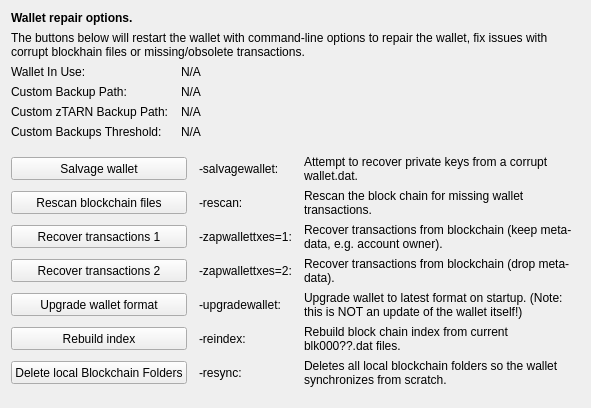
     <widget class="QWidget" name="tab_repair">
      <attribute name="title">
       <string>&amp;Wallet Repair</string>
      </attribute>
      <layout class="QGridLayout" name="gridLayout_4" columnstretch="0,0,0,0">
       <property name="horizontalSpacing">
        <number>12</number>
       </property>
       <item row="0" column="0" colspan="4">
        <widget class="QLabel" name="label_repair_header">
         <property name="font">
          <font>
           <weight>75</weight>
           <bold>true</bold>
          </font>
         </property>
         <property name="text">
          <string>Wallet repair options.</string>
         </property>
        </widget>
       </item>
       <item row="1" column="0" colspan="4">
        <widget class="QLabel" name="label_repair_helptext">
         <property name="font">
          <font>
           <weight>50</weight>
           <bold>false</bold>
          </font>
         </property>
         <property name="text">
          <string>The buttons below will restart the wallet with command-line options to repair the wallet, fix issues with corrupt blockhain files or missing/obsolete transactions.</string>
         </property>
         <property name="wordWrap">
          <bool>true</bool>
         </property>
        </widget>
       </item>
       <item row="2" column="0">
        <widget class="QLabel" name="wallet_path_label">
         <property name="text">
          <string>Wallet In Use:</string>
         </property>
        </widget>
       </item>
       <item row="2" column="1" colspan="3">
        <widget class="QLabel" name="wallet_path">
         <property name="cursor">
          <cursorShape>IBeamCursor</cursorShape>
         </property>
         <property name="text">
          <string>N/A</string>
         </property>
         <property name="textFormat">
          <enum>Qt::PlainText</enum>
         </property>
         <property name="textInteractionFlags">
          <set>Qt::LinksAccessibleByMouse|Qt::TextSelectableByKeyboard|Qt::TextSelectableByMouse</set>
         </property>
        </widget>
       </item>
       <item row="3" column="0">
        <widget class="QLabel" name="wallet_custombackuppath_label">
         <property name="visible">
          <bool>false</bool>
         </property>
         <property name="text">
          <string>Custom Backup Path:</string>
         </property>
        </widget>
       </item>
       <item row="3" column="1" colspan="3">
        <widget class="QLabel" name="wallet_custombackuppath">
         <property name="cursor">
          <cursorShape>IBeamCursor</cursorShape>
         </property>
         <property name="visible">
          <bool>false</bool>
         </property>
         <property name="text">
          <string>N/A</string>
         </property>
         <property name="textFormat">
          <enum>Qt::PlainText</enum>
         </property>
         <property name="textInteractionFlags">
          <set>Qt::LinksAccessibleByMouse|Qt::TextSelectableByKeyboard|Qt::TextSelectableByMouse</set>
         </property>
        </widget>
       </item>
       <item row="4" column="0">
        <widget class="QLabel" name="wallet_customztarnbackuppath_label">
         <property name="visible">
          <bool>false</bool>
         </property>
         <property name="text">
          <string>Custom zTARN Backup Path:</string>
         </property>
        </widget>
       </item>
       <item row="4" column="1" colspan="3">
        <widget class="QLabel" name="wallet_customztarnbackuppath">
         <property name="cursor">
          <cursorShape>IBeamCursor</cursorShape>
         </property>
         <property name="visible">
          <bool>false</bool>
         </property>
         <property name="text">
          <string>N/A</string>
         </property>
         <property name="textFormat">
          <enum>Qt::PlainText</enum>
         </property>
         <property name="textInteractionFlags">
          <set>Qt::LinksAccessibleByMouse|Qt::TextSelectableByKeyboard|Qt::TextSelectableByMouse</set>
         </property>
        </widget>
       </item>
       <item row="5" column="0">
        <widget class="QLabel" name="wallet_custombackupthreshold_label">
         <property name="visible">
          <bool>false</bool>
         </property>
         <property name="text">
          <string>Custom Backups Threshold:</string>
         </property>
        </widget>
       </item>
       <item row="5" column="1" colspan="3">
        <widget class="QLabel" name="wallet_custombackupthreshold">
         <property name="cursor">
          <cursorShape>IBeamCursor</cursorShape>
         </property>
         <property name="visible">
          <bool>false</bool>
         </property>
         <property name="text">
          <string>N/A</string>
         </property>
         <property name="textFormat">
          <enum>Qt::PlainText</enum>
         </property>
         <property name="textInteractionFlags">
          <set>Qt::LinksAccessibleByMouse|Qt::TextSelectableByKeyboard|Qt::TextSelectableByMouse</set>
         </property>
        </widget>
       </item>
       <item row="6" column="0">
        <spacer name="verticalSpacer_repair1">
         <property name="orientation">
          <enum>Qt::Vertical</enum>
         </property>
         <property name="sizeHint" stdset="0">
          <size>
           <width>10</width>
           <height>10</height>
          </size>
         </property>
        </spacer>
       </item>
       <item row="7" column="0" colspan="2">
        <widget class="QPushButton" name="btn_salvagewallet">
         <property name="minimumSize">
          <size>
           <width>100</width>
           <height>23</height>
          </size>
         </property>
         <property name="text">
          <string>Salvage wallet</string>
         </property>
        </widget>
       </item>
       <item row="7" column="2">
        <widget class="QLabel" name="label_repair_salvage_command">
         <property name="text">
          <string notr="true">-salvagewallet:</string>
         </property>
        </widget>
       </item>
       <item row="7" column="3">
        <widget class="QLabel" name="label_repair_salvage">
         <property name="text">
          <string>Attempt to recover private keys from a corrupt wallet.dat.</string>
         </property>
         <property name="wordWrap">
          <bool>true</bool>
         </property>
        </widget>
       </item>
       <item row="8" column="0" colspan="2">
        <widget class="QPushButton" name="btn_rescan">
         <property name="minimumSize">
          <size>
           <width>100</width>
           <height>23</height>
          </size>
         </property>
         <property name="text">
          <string>Rescan blockchain files</string>
         </property>
        </widget>
       </item>
       <item row="8" column="2">
        <widget class="QLabel" name="label_repair_rescan_command">
         <property name="text">
          <string notr="true">-rescan:</string>
         </property>
        </widget>
       </item>
       <item row="8" column="3">
        <widget class="QLabel" name="label_repair_rescan">
         <property name="text">
          <string>Rescan the block chain for missing wallet transactions.</string>
         </property>
         <property name="wordWrap">
          <bool>true</bool>
         </property>
        </widget>
       </item>
       <item row="9" column="0" colspan="2">
        <widget class="QPushButton" name="btn_zapwallettxes1">
         <property name="minimumSize">
          <size>
           <width>100</width>
           <height>23</height>
          </size>
         </property>
         <property name="text">
          <string>Recover transactions 1</string>
         </property>
        </widget>
       </item>
       <item row="9" column="2">
        <widget class="QLabel" name="label_repair_zap1_command">
         <property name="text">
          <string notr="true">-zapwallettxes=1:</string>
         </property>
        </widget>
       </item>
       <item row="9" column="3">
        <widget class="QLabel" name="label_repair_zap1">
         <property name="text">
          <string>Recover transactions from blockchain (keep meta-data, e.g. account owner).</string>
         </property>
         <property name="wordWrap">
          <bool>true</bool>
         </property>
        </widget>
       </item>
       <item row="10" column="0" colspan="2">
        <widget class="QPushButton" name="btn_zapwallettxes2">
         <property name="minimumSize">
          <size>
           <width>100</width>
           <height>23</height>
          </size>
         </property>
         <property name="text">
          <string>Recover transactions 2</string>
         </property>
        </widget>
       </item>
       <item row="10" column="2">
        <widget class="QLabel" name="label_repair_zap2_command">
         <property name="text">
          <string notr="true">-zapwallettxes=2:</string>
         </property>
        </widget>
       </item>
       <item row="10" column="3">
        <widget class="QLabel" name="label_repair_zap2">
         <property name="text">
          <string>Recover transactions from blockchain (drop meta-data).</string>
         </property>
         <property name="wordWrap">
          <bool>true</bool>
         </property>
        </widget>
       </item>
       <item row="11" column="0" colspan="2">
        <widget class="QPushButton" name="btn_upgradewallet">
         <property name="minimumSize">
          <size>
           <width>100</width>
           <height>23</height>
          </size>
         </property>
         <property name="text">
          <string>Upgrade wallet format</string>
         </property>
        </widget>
       </item>
       <item row="11" column="2">
        <widget class="QLabel" name="label_repair_upgrade_command">
         <property name="text">
          <string notr="true">-upgradewallet:</string>
         </property>
        </widget>
       </item>
       <item row="11" column="3">
        <widget class="QLabel" name="label_repair_upgrade">
         <property name="text">
          <string>Upgrade wallet to latest format on startup. (Note: this is NOT an update of the wallet itself!)</string>
         </property>
         <property name="wordWrap">
          <bool>true</bool>
         </property>
        </widget>
       </item>
       <item row="12" column="0" colspan="2">
        <widget class="QPushButton" name="btn_reindex">
         <property name="minimumSize">
          <size>
           <width>100</width>
           <height>23</height>
          </size>
         </property>
         <property name="text">
          <string>Rebuild index</string>
         </property>
        </widget>
       </item>
       <item row="12" column="2">
        <widget class="QLabel" name="label_repair_reindex_command">
         <property name="text">
          <string notr="true">-reindex:</string>
         </property>
        </widget>
       </item>
       <item row="12" column="3">
        <widget class="QLabel" name="label_repair_reindex">
         <property name="text">
          <string>Rebuild block chain index from current blk000??.dat files.</string>
         </property>
         <property name="wordWrap">
          <bool>true</bool>
         </property>
        </widget>
       </item>
       <item row="13" column="0" colspan="2">
        <widget class="QPushButton" name="btn_resync">
         <property name="minimumSize">
          <size>
           <width>100</width>
           <height>23</height>
          </size>
         </property>
         <property name="text">
          <string>Delete local Blockchain Folders</string>
         </property>
        </widget>
       </item>
       <item row="13" column="2">
        <widget class="QLabel" name="label_repair_resync_command">
         <property name="text">
          <string>-resync:</string>
         </property>
        </widget>
       </item>
       <item row="13" column="3">
        <widget class="QLabel" name="label_repair_resync">
         <property name="text">
          <string>Deletes all local blockchain folders so the wallet synchronizes from scratch.</string>
         </property>
         <property name="wordWrap">
          <bool>true</bool>
         </property>
        </widget>
       </item>
       <item row="14" column="0">
        <spacer name="verticalSpacer_repair2">
         <property name="orientation">
          <enum>Qt::Vertical</enum>
         </property>
         <property name="sizeHint" stdset="0">
          <size>
           <width>20</width>
           <height>10</height>
          </size>
         </property>
        </spacer>
       </item>
      </layout>
     </widget>
